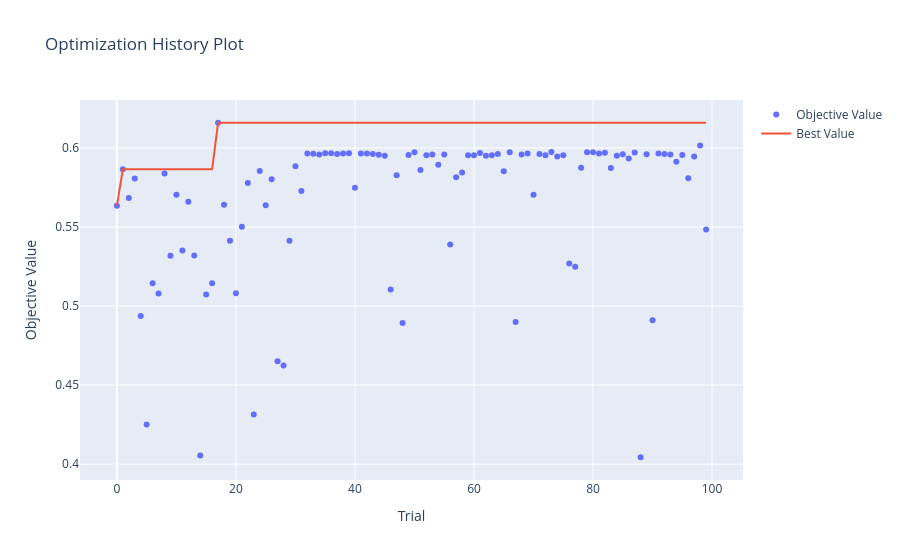

Source (notebook cell):
### Markdown cell above
Train and optimize the model:

### Code cell
(optimized_SVM, 
train_metrics_mean_SVM,
train_metrics_std_SVM, 
val_metrics_mean_SVM, 
val_metrics_std_SVM, 
test_metrics_SVM,
precs_SVM, recs_SVM) = optimize_model_optuna_search(pipe_SVM, params_dist_SVM, 
                                    X_train, y_train, X_test, y_test, 
                                    cv=my_cv)
